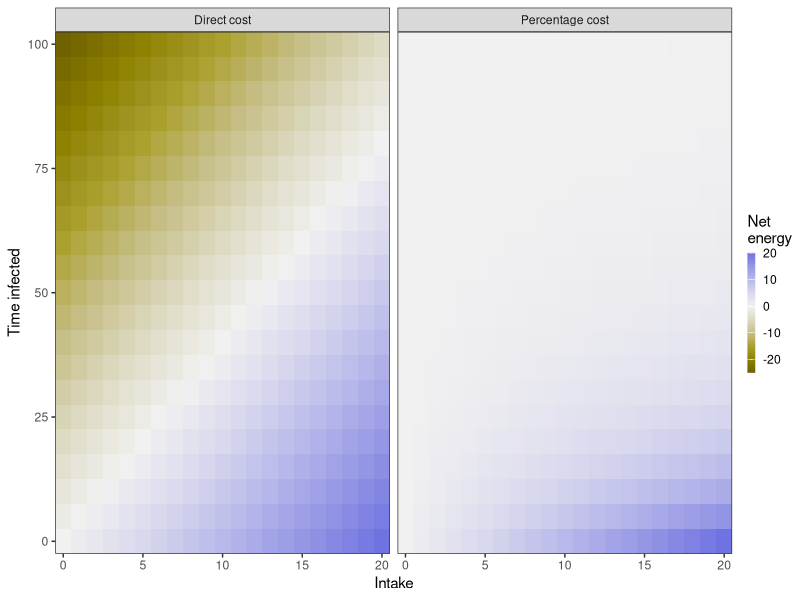

Reproduce this figure in R.
## ---- chunk 1
library(data.table)
library(ggplot2)
library(patchwork)
library(colorspace)

# simulate direct costs
cost_direct = CJ(
  intake = seq(0, 20, 1),
  ti = seq(0, 100, 5),
  delta_e = 0.25,
  type = "direct"
)
cost_direct[, energy := (intake - (ti * delta_e))]

# simulate percentage costs
cost_percent = CJ(
  intake = seq(0, 20, 1),
  ti = seq(0, 100, 5),
  delta_e = 0.05,
  type = "percent"
)
cost_percent[, energy := (intake * (1 - delta_e)^ti)]

# combine data
cost_sims = rbindlist(
  list(cost_direct, cost_percent)
)

p_costs =
  ggplot(cost_sims)+
  geom_tile(
    aes(
      intake, ti,
      fill = energy
    )
  )+
  scale_fill_continuous_diverging(
    rev = T,
    palette = "Blue-Yellow",
    name = "Net\nenergy",
    c1 = 120
  )+
  facet_wrap(
    ~type,
    labeller = labeller(
      type = c(
        "direct" = "Direct cost",
        "percent" = "Percentage cost"
      )
    )
  )+
  theme_test()+
  theme(
    legend.key.width = unit(2, "mm")
  )+
  coord_cartesian(
    expand = F
  )+
  labs(
    x = "Intake",
    y = "Time infected"
  )

ggsave(
  p_costs,
  filename = "figures/fig_cost_structure.png",
  height = 3, width = 6
)
